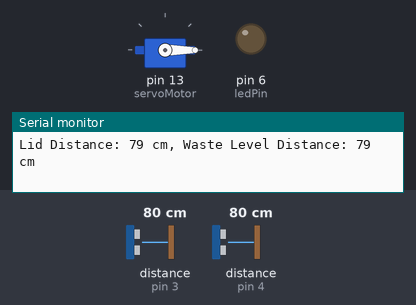
The sketch below on a simulated Arduino Uno, built with avr-gcc and run on an emulated ATmega328P. On the bench: servo, output pins drawn as LEDs (lit = HIGH), the last lines printed to the serial monitor. Wiring (inferred from the names in the program): 2 × ultrasonic range finder: trigger pin 2, echo pin 3 / trigger pin 5, echo pin 4. The inputs (shaded band) are chosen by the test bench; at power-on: distance to the obstacle (sensors on pin 3, pin 4) 80 cm. The echo pulse lasts 58.3 µs per cm; pins used as bus, display or sensor lines are not drawn.

Above: at 1.3 s.
1.4 s: distance to the obstacle (sensor on pin 3) set to 13 cm
2.9 s: distance to the obstacle (sensor on pin 3) set to 10 cm
At 3.7 s:
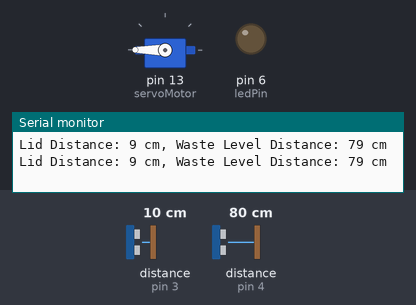
4.5 s: distance to the obstacle (sensor on pin 4) set to 10 cm
7.5 s: distance to the obstacle (sensor on pin 4) set to 7 cm
At 8.4 s:
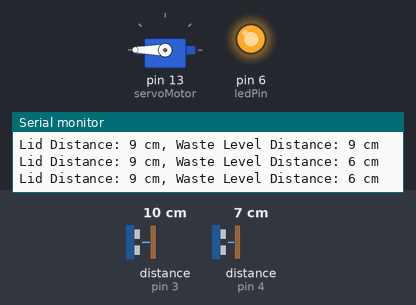
9.0 s: distance to the obstacle (sensor on pin 3) set to 18 cm
At 9.8 s:
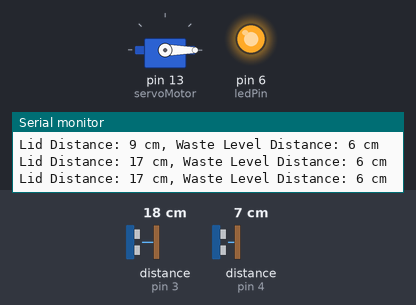
10.6 s: distance to the obstacle (sensor on pin 3) set to 2 cm
At 11.3 s:
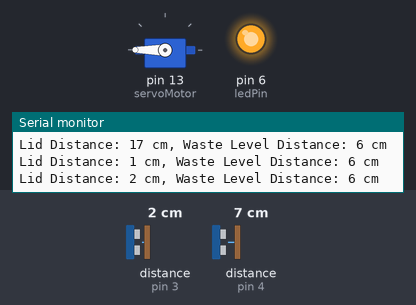
Timing chart, 0 to 13.1 s (numbered marks = the images above; inputs shaded):
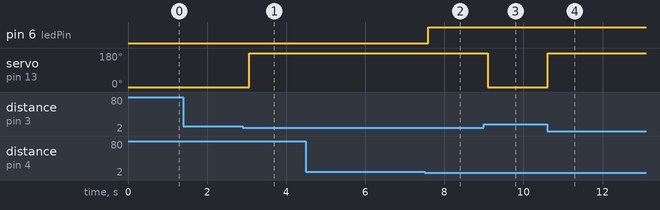

Measured:
- the behaviour switches between 12 and 11 cm on distance to the obstacle (sensor on pin 3) (found by bisection; images 0 and 1)
- the behaviour switches between 9 and 8 cm on distance to the obstacle (sensor on pin 4) (found by bisection; images 1 and 2)
- after the input at 2.9 s, servo on pin 13 (servoMotor): 0° → 180° after 0.16 s
- after the input at 7.5 s, pin 6 (ledPin): LOW → HIGH after 0.09 s
- after the input at 9.0 s, servo on pin 13 (servoMotor): 180° → 0° after 0.10 s
- after the input at 10.6 s, servo on pin 13 (servoMotor): 0° → 180° at once

The sketch:

final_mini.ino
```cpp
#include <Servo.h>

// Define pins
const int trigPin1 = 2;
const int echoPin1 = 3;
const int trigPin2 = 5;
const int echoPin2 = 4;
const int ledPin = 6;
const int thresholdDistance = 10;
const int binFullDistance = 7;

Servo servoMotor;

void setup() {
  Serial.begin(9600);

  pinMode(trigPin1, OUTPUT);
  pinMode(echoPin1, INPUT);
  pinMode(trigPin2, OUTPUT);
  pinMode(echoPin2, INPUT);
  pinMode(ledPin, OUTPUT);

  servoMotor.attach(13);
  servoMotor.write(0);
}

long getDistance(int trigPin, int echoPin) {
  digitalWrite(trigPin, LOW);
  delayMicroseconds(2);
  digitalWrite(trigPin, HIGH);
  delayMicroseconds(10);
  digitalWrite(trigPin, LOW);

  long duration = pulseIn(echoPin, HIGH);
  long distance = (duration / 2) / 29.1;
  return distance;
}

void loop() {
  long distance1 = getDistance(trigPin1, echoPin1);
  long distance2 = getDistance(trigPin2, echoPin2);

  Serial.print("Lid Distance: ");
  Serial.print(distance1);
  Serial.print(" cm, Waste Level Distance: ");
  Serial.print(distance2);
  Serial.println(" cm");

  if (distance1 <= thresholdDistance) {
    servoMotor.write(180);
  } else {
    servoMotor.write(0);
  }

  if (distance2 <= binFullDistance) {
    digitalWrite(ledPin, HIGH);
  } else {
    digitalWrite(ledPin, LOW);
  }

  delay(500);
}
```
